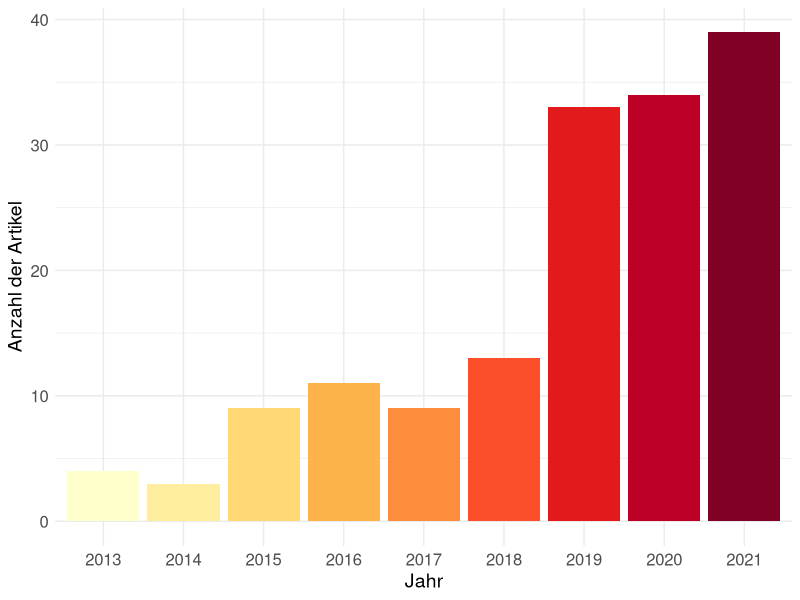

Generate this figure with R:
library(tidyverse)

### Import data ###

articles_data <- readxl::read_excel("./data/articles_on_streaming.xlsx")

articles_data$year <- as.factor(articles_data$year)

# Articles per year

articles_per_year <- ggplot(articles_data, 
                            aes(as.factor(year),
                            fill = as.factor(year))
                            ) +
  geom_histogram(stat = "count", show.legend = F) +
  scale_fill_brewer(palette = "YlOrRd") +
  labs(x = "Jahr", y = "Anzahl der Artikel") +
  theme_minimal() +
  theme(axis.text.x = element_text(size = 12),
        axis.text.y = element_text(size = 12),
        axis.title = element_text(size = 14)) 

articles_per_year

# Most frequent methods

methods <- rbind(articles_data$method, 
                 articles_data$method2, 
                 articles_data$method3)

rev(sort(table(methods)))

# Most frequent Journals

journals <- articles_data$journal
rev(sort(table(journals)))
length(unique(journals))

# Topic frequency
table(articles_data$Thema)
